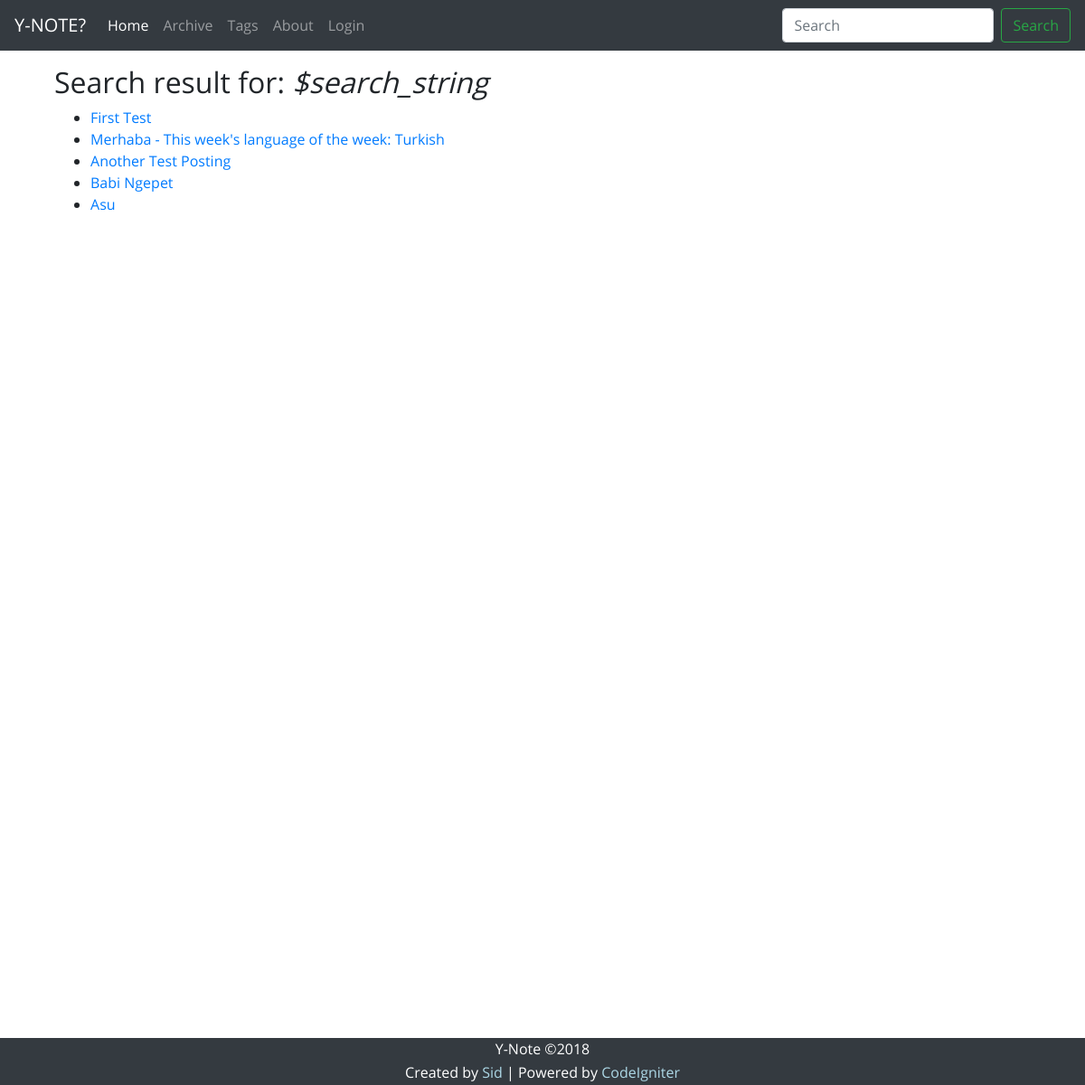
Before: /index.php/search with the older database file.
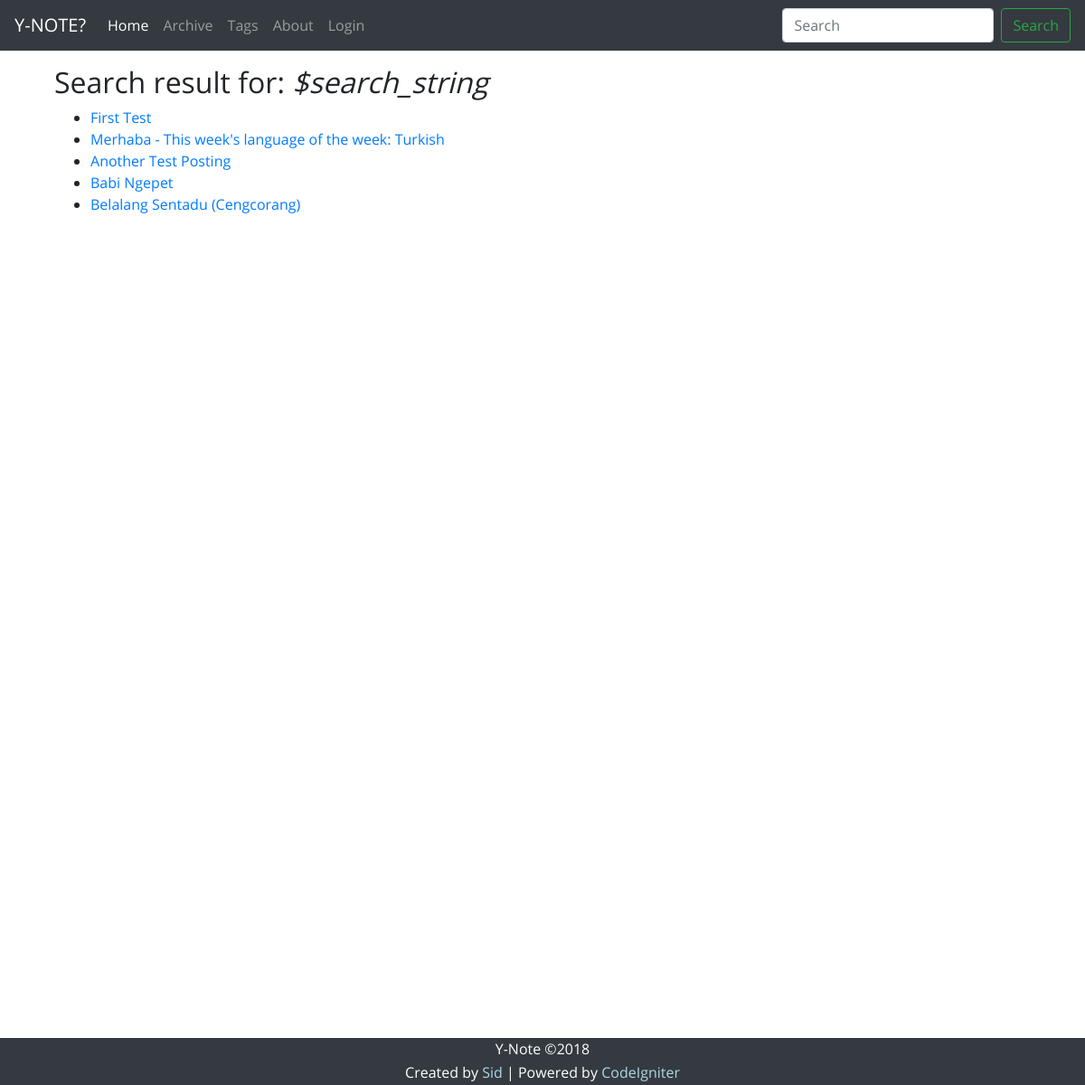
After: the same page with the newer database file.
### tables this page shows
CREATE TABLE `posts` (
  `id_post` int(11) NOT NULL AUTO_INCREMENT,
  `date_post` datetime DEFAULT NULL,
  `date_modified` datetime DEFAULT NULL,
  `title_post` varchar(255) DEFAULT NULL,
  `content` text,
  `author` varchar(50) DEFAULT NULL,
  PRIMARY KEY (`id_post`)
);

### application/controllers/Search.php (called while the page is built, shortened)
<?php
class Search extends CI_Controller {
    public function index() {
        $post = $this->Post_model;
        $search_string = $this->input->get('search');
        $list_posts = $post->search_post($search_string);
        $this->load->view('header_view', array('page_title' => 'Search - Y-Note'));
        $this->load->view('navbar_view');
        $this->load->view('search_view', array('search_string' => $search_string, 'list_posts' => $list_posts));
        $this->load->view('tail_view');
    }
}

### index.php (called while the page is built, shortened)
<?php
require_once BASEPATH.'core/CodeIgniter.php';

### application/models/Post_model.php (called while the page is built, shortened)
<?php
class Post_model extends CI_Model {
    public function search_post($search_string) {
        $this->db->like('content', $search_string)
                 ->or_like('title_post', $search_string);
        $query = $this->db->get('posts');
        return $query->result_array();
    }
}

### application/views/search_view.php (the view, shortened to what this page needs)
<div class='container'>
    <h2>Search result for: <em>$search_string</em></h2>
    <ul>
    <?php
    foreach ($list_posts as $post) {
        echo "<li><a href='" . site_url("read_post/{$post['id_post']}"). "'>" . $post['title_post'] . "</a></li>";
    }
    ?>
    </ul>
</div>

Changed rows visible on the page:
removed posts: title_post "Asu"
added posts: title_post "Belalang Sentadu (Cengcorang)"
